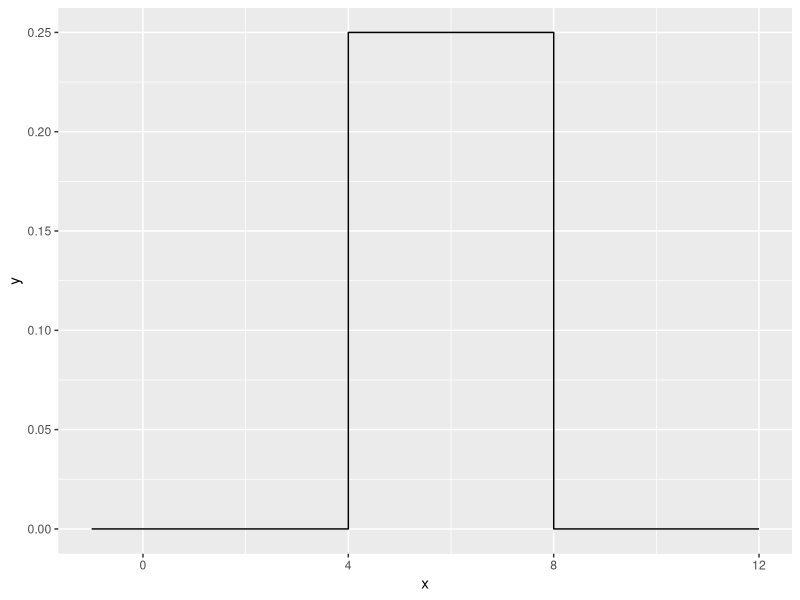

This chart was generated by the following R code: (Note: a time limit stopped this script after it produced the figure.)
## ---- chunk 1
knitr::opts_chunk$set(echo = TRUE)
library( tidyverse )
library( ggplot2 )
library( readxl )
library( microbenchmark )
## ---- chunk 2
my.function <- function( x, a, b )
{
  if( x < a | x > b)
  {
    return( 0 )
  }
  else
  {
    return( 1 / ( b-a ) )
  }
}

a.var <- 2
b.var <- 4
x.var <- 1

print( paste("Test 1: x < a. Result: ", 
             my.function( x.var, a.var, b.var ), 
             "Expected: 0" ) )

x.var <- 3

print( paste("Test 2: a <= x <= b. Result: ", 
             my.function( x.var, a.var, b.var ), 
             "Expected: 0.5" ) )

x.var <- 5

print( paste("Test 3: b < x. Result: ", 
             my.function( x.var, a.var, b.var ), 
             "Expected: 0" ) )
## ---- chunk 3
duniform <- function( x, a, b ) {
  
  output <- NULL
  
  for( i in x ) # Set the for loop to look at each element of x
    {  
    if( between( i, a, b ) ) # What should this logical expression be?
      {  
      output <- append( output, 1/( b-a ) )
      } 
    else 
      {
      output <- append( output, 0 )
      }
    }
  
  return(output)
}
## ---- chunk 4
data.frame( x=seq(-1, 12, by=.001) ) %>%
  mutate( y = duniform(x, 4, 8) ) %>%
  ggplot( aes(x=x, y=y) ) +
  geom_step()
## ---- chunk 5
microbenchmark::microbenchmark( duniform( seq(-4,12,by=.0001), 4, 8), times=10 )
## ---- chunk 6
duniform <- function( x, a, b ) {
  output <- ifelse( (x >= a) & (x<=b), 1/(b-a), 0 )
  return(output)
}

data.frame( x=seq(-1, 12, by=.001) ) %>%
  mutate( y = duniform(x, 4, 8) ) %>%
  ggplot( aes(x=x, y=y) ) +
  geom_step()
## ---- chunk 7
microbenchmark::microbenchmark( duniform( seq(-4,12,by=.0001), 4, 8), times=100 )
## ---- chunk 8
standardize <- function( x ){
  x_bar <- mean( x )
  st.dev <- sd( x )
  output <- x
  
  for( i in 1:length( x ) )
  {
    output[i] <- ( output[i] - x_bar ) / st.dev
  }
  
  return( output )
}

data( 'iris' )
# Graph the pre-transformed data.
ggplot(iris, aes(x=Sepal.Length, y=Sepal.Width, color=Species)) +
  geom_point() +
  labs(title='Pre-Transformation')

# Standardize all of the numeric columns
# across() selects columns and applies a function to them
# there column select requires a dplyr column select command such
# as starts_with(), contains(), or where().  The where() command
# allows us to use some logical function on the column to decide
# if the function should be applied or not.
iris.z <- iris %>% mutate( across(where(is.numeric), standardize) )

# Graph the post-transformed data.
ggplot( iris.z, aes( x=Sepal.Length, y=Sepal.Width, color=Species ) ) +
  geom_point() +
  labs(title='Post-Transformation')
## ---- chunk 9
print( iris[1:3,] %>% mutate( across(where(is.numeric), standardize ) ) )
## ---- chunk 10
print( iris[5,] %>% mutate( across(where(is.numeric), standardize ) ) )
## ---- chunk 11
fizz.buzz <- function( x )
{
  out <- NULL
  
  if( x %% 3 == 0 )
  {
    out <- paste( out, "Fizz", sep="" )
  }
  if( x %% 5 == 0 )
  {
    out <- paste( out, "Buzz", sep="" )
  }
  
  if( is.null( out ) )
  {
    out <- paste( x )
  }
  
  if( x > 100 )
  {
    return()
  }
  else
  {
    print( out )
    fizz.buzz( x + 1 )
  }
}
## ---- chunk 12
fizz.buzz(1)
## ---- chunk 13
#' Fill in missing values in a vector with the previous value.
#' 
#' @parm x An input vector with missing values
#' @result The input vector with NA values filled in.
myFill <- function(x){
  out <- x
  for( i in 1:length( x ) )
  {
    if( is.na( out[ i ] ) )
    {
      out[ i ] <- out[ i - 1 ]
    }
  }
  return( out )
}
## ---- chunk 14
test.vector <- c('A',NA,NA, 'B','C', NA,NA,NA)
myFill(test.vector)
## ---- chunk 15
#' Calculate bootstrap CI for an lm object
#' 
#' @param model
#' @param N
boot.lm <- function(model, N=1000){
  data    <- model$model  # Extract the original data
  formula <- model$terms  # and model formula used

  # Start the output data frame with the full sample statistic
  output <- broom::tidy(model) %>% 
    select(term, estimate) %>% 
    pivot_wider(names_from=term, values_from=estimate)

  for( i in 1:N ){
    newdata <- data %>% sample_frac( replace=TRUE )
    model.boot <- lm( formula, data=newdata)
    coefs <- broom::tidy(model.boot) %>% 
      select(term, estimate) %>% 
      pivot_wider(names_from=term, values_from=estimate)
    output <- output %>% rbind( coefs )
  }  

  return(output)
}

# Run the function on a model
m <- lm( Volume ~ Girth, data=trees )
boot.dist <- boot.lm(m)

# If boot.lm() works, then the following produces a nice graph
boot.dist %>% gather('term','estimate') %>% 
  ggplot( aes(x=estimate) ) + 
  geom_histogram() + 
  facet_grid(.~term, scales='free')
